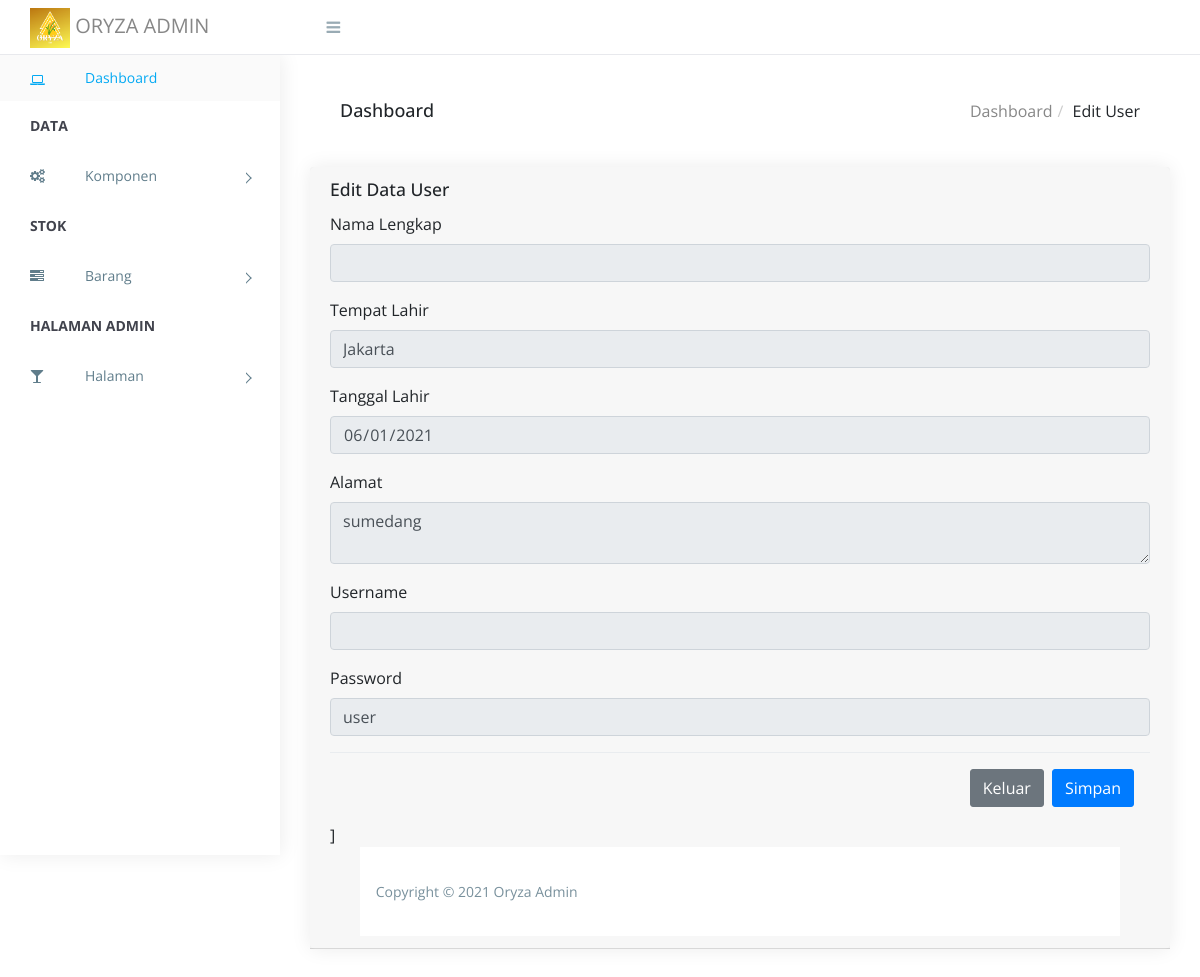
/admin/edituser.php?id=11 (signed in), run on the app's committed database.
### tables this page shows
CREATE TABLE `user` (
  `id` int(10) NOT NULL,
  `nama_pengguna` varchar(50) NOT NULL,
  `email` varchar(50) NOT NULL,
  `password` varchar(255) NOT NULL,
  `tempat_lahir` varchar(20) NOT NULL,
  `tanggal_lahir` date NOT NULL,
  `alamat` text NOT NULL,
  `telepon` varchar(13) NOT NULL,
  `akses` enum('admin','user') NOT NULL
);

### admin/edituser.php (the view, shortened to what this page needs)
<?php require_once("head.php");
        require_once('../config/koneksi.php');
  if(isset($_GET['id'])){
  $edit=$_GET['id'];
  $query =mysqli_query($koneksi, " SELECT * from user where id='$edit' ");
  $data =mysqli_fetch_array($query);
    }
  ?>
        <div class="breadcrumbs">
            <div class="breadcrumbs-inner">
                <div class="row m-0">
                    <div class="col-sm-4">
                        <div class="page-header float-left">
                            <div class="page-title">
                                <h1>Dashboard</h1>
                            </div>
                        </div>
                    </div>
                    <div class="col-sm-8">
                        <div class="page-header float-right">
                            <div class="page-title">
                                <ol class="breadcrumb text-right">
                                    <li><a href="index.php">Dashboard</a></li>
                                    <li class="active">Edit User</li>
                                </ol>
                            </div>
                        </div>
                    </div>
                </div>
            </div>
        </div>
        <div class="content">
            <div class="animated fadeIn">
                <div class="row">
                    <div class="col-lg-12">
                        <div class="card">
                            <div class="card-header">
                                   <div class="row">
                                    <div class="col-lg-10">
                                        <h4 class="card-title">Edit Data User</h4>
                                    </div>
                                </div>
 <div class="form-group">
          <label for="exampleInputEmail1">Nama Lengkap</label>
          <input value="<?=$data['nama_lengkap']?>"  type="text" name="nama_lengkap" class="form-control" id="exampleInputEmail1" aria-describedby="emailHelp" readonly>
        </div>
        <div class="form-group">
          <label for="exampleInputEmail1">Tempat Lahir</label>
          <input value="<?=$data['tempat_lahir']?>"type="text" name="tempat_lahir" class="form-control" id="exampleInputEmail1" aria-describedby="emailHelp" readonly>
        </div>
        <div class="form-group">
          <label for="exampleInputEmail1">Tanggal Lahir</label>
          <input value="<?php echo $data['tanggal_lahir']?>" type="date" name="tanggal_lahir" class="form-control" id="exampleInputEmail1" aria-describedby="emailHelp" readonly>
        </div>
        <div class="form-group">
                <label for="exampleInputEmail1">Alamat</label>
                <textarea class="form-control" name="alamat" readonly><?=$data['alamat']?></textarea>
              </div>
        <div class="form-group">
          <label for="exampleInputEmail1">Username</label>
          <input value="<?=$data['username']?>"type="text" name="username" class="form-control" id="exampleInputEmail1" aria-describedby="emailHelp" readonly>
        </div>
        <div class="form-group">
          <label for="exampleInputEmail1">Password</label>
          <input value="<?=$data['password']?>"type="text" name="password" class="form-control" id="exampleInputEmail1" aria-describedby="emailHelp" readonly>
        </div>
          <div class="modal-footer">
            <a href="datauser.php" class="btn btn-secondary" data-dismiss="modal">Keluar</a>
            <a href="datauser.php" class="btn btn-primary" data-dismiss="modal">Simpan</a>
          </div>
]<?php require_once("footer.php"); ?>

### admin/assets/css/style.css (style rules this page uses)
body { display: table; font-family: "Open Sans", sans-serif; font-size: 16px; width: 100%; }
a, button { text-decoration: none; outline: none !important; color: #878787; -webkit-transition: all 0.25s ease; transition: all 0.25s ease; }
h1, h2, h3, h4, h5, h6 { margin: 0; }
ul, ol { padding-left: 0; }
.btn, button, input, textarea { -webkit-box-shadow: none; box-shadow: none; outline: 0 !important; }
.btn { border-radius: 3px; }
.right-panel .breadcrumbs { float: left; margin-top: 30px; padding: 0 1.875em; width: 100%; }
.right-panel .breadcrumbs .breadcrumbs-inner { background-color: #fff; }
.right-panel .page-header { min-height: 50px; margin: 0px; padding: 0px 15px; background: #ffffff; border-bottom: 0px; }
.right-panel .page-header h1 { font-size: 18px; padding: 15px 0; }
.right-panel .page-header .breadcrumb { margin: 0px; padding: 13.5px 0; background: #fff; text-transform: capitalize; }
.right-panel .page-header .breadcrumb > li + li:before { padding: 0 5px; color: #ccc; content: "/\00a0"; }
.content { float: left; padding: 1.875em; width: 100%; }
.card { margin-bottom: 1.875em; border-radius: 5px; padding: 0; border: 0px solid transparent; -webkit-box-shadow: 0 0 20px rgba(0, 0, 0, 0.08); box-shadow: 0 0 20px rgba(0, 0, 0, 0.08); }
.card h4 { font-size: 1.1rem; }
.btn, .button { display: inline-block; font-weight: 400; text-align: center; white-space: nowrap; vertical-align: middle; -webkit-transition: all .15s ease-in-out; transition: all .15s ease-in-out; border-radius: 3; cursor: pointer; }

### data on the page
user: tempat_lahir "Jakarta", tanggal_lahir "06/01/2021", alamat "sumedang", password "user"
